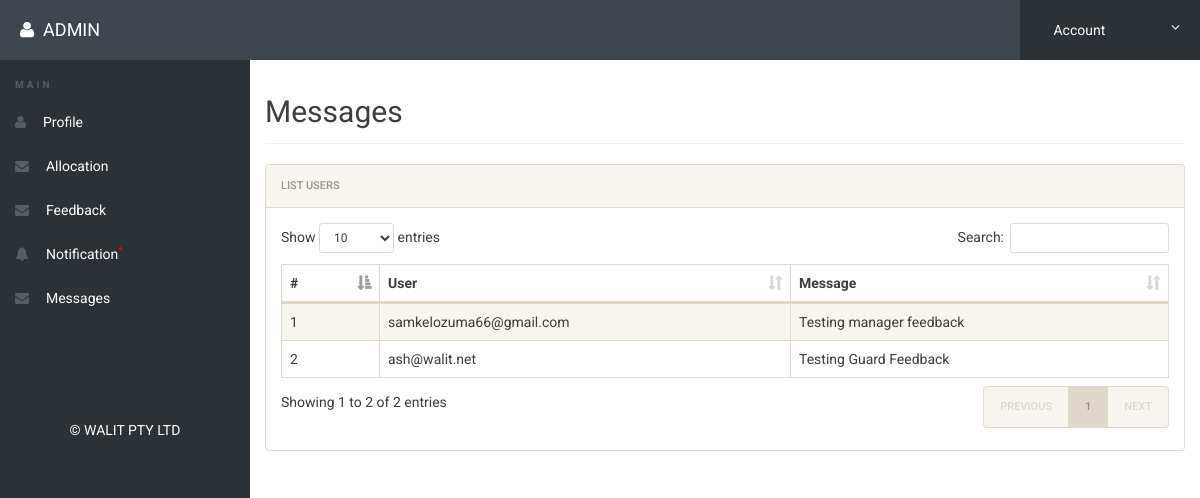
Screenshot of /messages.php (signed in) with the database file from the repository.
### tables this page shows
CREATE TABLE `feedback` (
  `id` int(11) NOT NULL,
  `sender` varchar(50) NOT NULL,
  `reciver` varchar(50) NOT NULL,
  `title` varchar(100) NOT NULL,
  `feedbackdata` varchar(500) NOT NULL,
  `attachment` varchar(50) NOT NULL
);

### messages.php (the view, shortened to what this page needs)
<?php
include('includes/config.php');
if(strlen($_SESSION['alogin'])==0)
	{
header('location:index.php');
}
else{
 ?>
<!doctype html>
<html lang="en" class="no-js">
<head>
	<link rel="stylesheet" href="css/font-awesome.min.css">
	<link rel="stylesheet" href="css/bootstrap.min.css">
	<link rel="stylesheet" href="css/dataTables.bootstrap.min.css">
	<link rel="stylesheet" href="css/bootstrap-social.css">
	<link rel="stylesheet" href="css/bootstrap-select.css">
	<link rel="stylesheet" href="css/fileinput.min.css">
	<link rel="stylesheet" href="css/awesome-bootstrap-checkbox.css">
	<link rel="stylesheet" href="css/style.css">
</head>
<body>
	<?php include('includes/header.php');?>
	<div class="ts-main-content">
		<?php include('includes/leftbar.php');?>
		<div class="content-wrapper">
			<div class="container-fluid">
				<div class="row">
					<div class="col-md-12">
						<h2 class="page-title">Messages</h2>
						<div class="panel panel-default">
							<div class="panel-heading">List Users</div>
							<div class="panel-body">
								<table id="zctb" class="display table table-striped table-bordered table-hover" cellspacing="0" width="100%">
									<thead>
										<tr>
										       <th>#</th>
												<th>User</th>
												<th>Message</th>
										</tr>
									</thead>
									<tbody>
<?php
$reciver = $_SESSION['alogin'];
$sql = "SELECT * from  feedback where reciver = (:reciver)";
$query = $dbh -> prepare($sql);
$query-> bindParam(':reciver', $reciver, PDO::PARAM_STR);
$query->execute();
$results=$query->fetchAll(PDO::FETCH_OBJ);
$cnt=1;
if($query->rowCount() > 0)
{
foreach($results as $result)
{				?>
										<tr>
											<td><?php echo htmlentities($cnt);?></td>
                                            <td><?php echo htmlentities($result->sender);?></td>
											<td><?php echo htmlentities($result->feedbackdata);?></td>
										</tr>
										<?php $cnt=$cnt+1; }} ?>
									</tbody>
								</table>
							</div>
						</div>
					</div>
				</div>
			</div>
		</div>
	</div>
</body>
</html>
<?php } ?>

### css/style.css (style rules this page uses)
html { font-size: 14px; }
@media only screen and (min-width: 480px) { html { font-size: 17px; } }
@media only screen and (min-width: 768px) { html { font-size: 14px; } }
body { font-size: 1em; }
.panel { overflow: hidden; }
.page-title { padding-bottom: 15px; margin-bottom: 20px; border-bottom: 1px solid #f0f0f0; }
.ts-main-content .content-wrapper { padding-top: 15px; margin-top: 60px; }
@media only screen and (min-width: 992px) { .ts-main-content .content-wrapper { margin-left: 250px; } }

### rows the page displays
feedback: sender "samkelozuma66@gmail.com", feedbackdata "Testing manager feedback"
feedback: sender "ash@walit.net", feedbackdata "Testing Guard Feedback"

### other values shown
$_SESSION['alogin'] "ADMIN"
